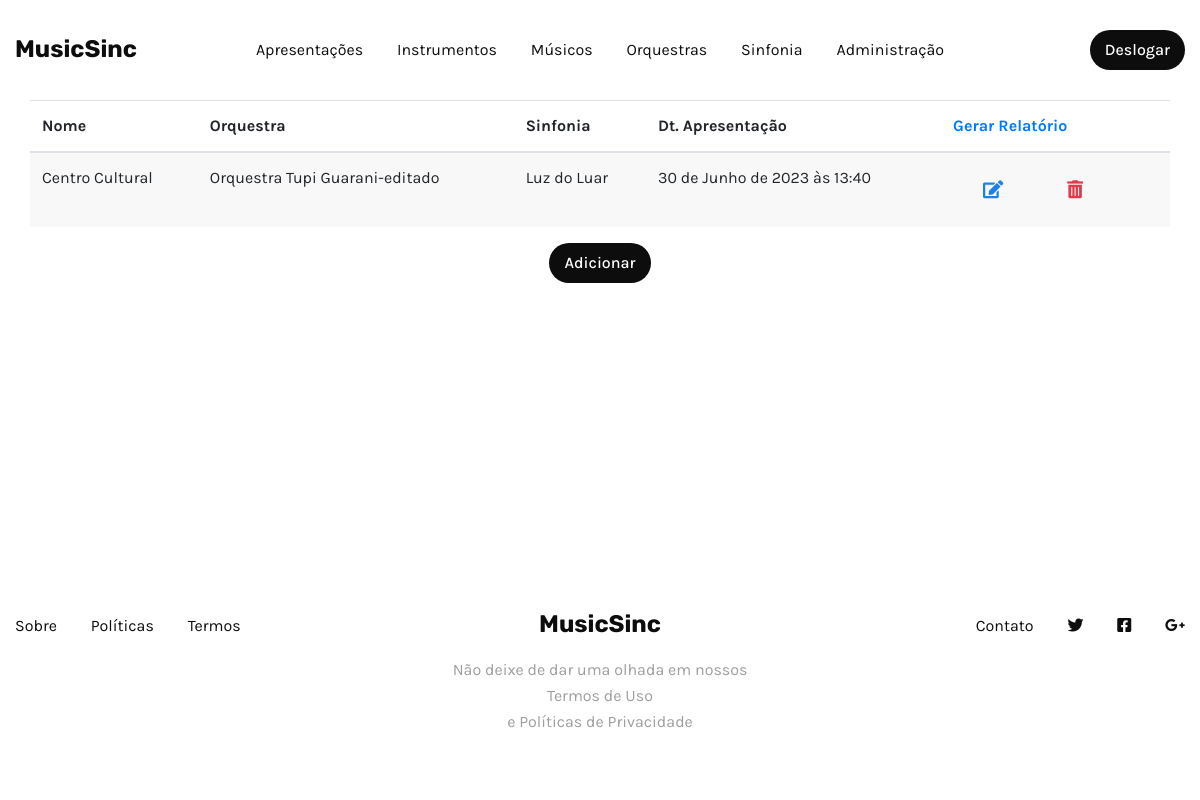
The app's page /apresentacoes/listar/ (signed in) with its own data.
### core/models.py (models this page shows, shortened)
class Apresentacao(models.Model):
    nome = models.CharField(max_length=60)
    orquestra = models.ForeignKey(Orquestra, on_delete=models.CASCADE)
    sinfonia = models.ForeignKey(Sinfonia, on_delete=models.CASCADE)
    dt_apresentacao = models.DateTimeField()
    class Meta:
        verbose_name = 'Apresentação'
        verbose_name_plural = 'Apresentações'

class Orquestra(models.Model):
    nome = models.CharField(max_length=80)
    cidade = models.CharField(max_length=60)
    pais = models.CharField(max_length=30)
    dt_criacao = models.DateTimeField(auto_now_add=True)
    musicos = models.ManyToManyField(Musico)
    class Meta:
        verbose_name = 'Orquestras'
        verbose_name_plural = 'Orquestras'
    def __str__(self):
        return self.nome

class Sinfonia(models.Model):
    nome = models.CharField(max_length=40)
    compositor = models.ForeignKey(Musico, on_delete=models.CASCADE)
    dt_criacao = models.DateTimeField(auto_now_add=True)
    class Meta:
        verbose_name = 'Sinfonia'
        verbose_name_plural = 'Sinfonias'
    def __str__(self):
        return self.nome

### apresentacao/views.py (the view)
# urls.py: path('listar/', views.ApresentacaoListView.as_view(), name='read'),
class ApresentacaoListView(LoginRequiredMixin, ListView):
    model = Apresentacao
    template_name = 'apresentacao/tabela_apresentacao.html'
    context_object_name = 'apresentacoes'
    login_url = 'login'

### apresentacao/templates/apresentacao/tabela_apresentacao.html (shortened to what this page needs)
{% extends "base.html" %}
{% block content %}
{% include 'components/nav_tables.html' %}
<div class="container table-container">
  <table class="table table-striped">
    <thead>
      <tr>
        <th scope="col">Nome</th>
        <th scope="col">Orquestra</th>
        <th scope="col">Sinfonia</th>
        <th scope="col">Dt. Apresentação</th>
        <th scope="col" colspan="2"><a id="gerar-pdf"  href="#">Gerar Relatório</a></th>
      </tr>
    </thead>
    <tbody>
      {% for a in apresentacoes %}
      <tr>
        <td>{{ a.nome }}</td>
        <td>{{ a.orquestra }}</td>
        <td>{{ a.sinfonia }}</td>
        <td>{{ a.dt_apresentacao }}</td>
        <td>
          <a href="{% url 'apresentacao:update' a.id %}" class="btn btn-link edit-btn" title="Editar">
            <i class="fas fa-edit"></i>
          </a>
          <a href="{% url 'apresentacao:delete' a.id %}" class="btn btn-link delete-btn" title="Excluir">
            <i class="fas fa-trash-alt"></i>
          </a>
        </td>
      </tr>
      {% empty %}
      <tr>
        <td colspan="4" class="text-center">
          <h4>Nada aqui para ver</h4>
        </td>
      </tr>
      {% endfor %}
    </tbody>
  </table>
  <div class="col-12 d-flex justify-content-center mt-16">
    <a href="{% url 'apresentacao:create' %}" class="btn sm action-2 f-16">Adicionar</a>
  </div>
</div>
{% endblock %}

### apresentacao/templates/apresentacao/tabela_apresentacao.html (style rules this page uses)
.edit-btn { color: #1b80eb; }
.delete-btn { color: #e23a4b; }

### records on screen
Apresentacao: nome "Centro Cultural", orquestra "Orquestra Tupi Guarani-editado", sinfonia "Luz do Luar", dt_apresentacao "30 de Junho de 2023 às 13:40"
